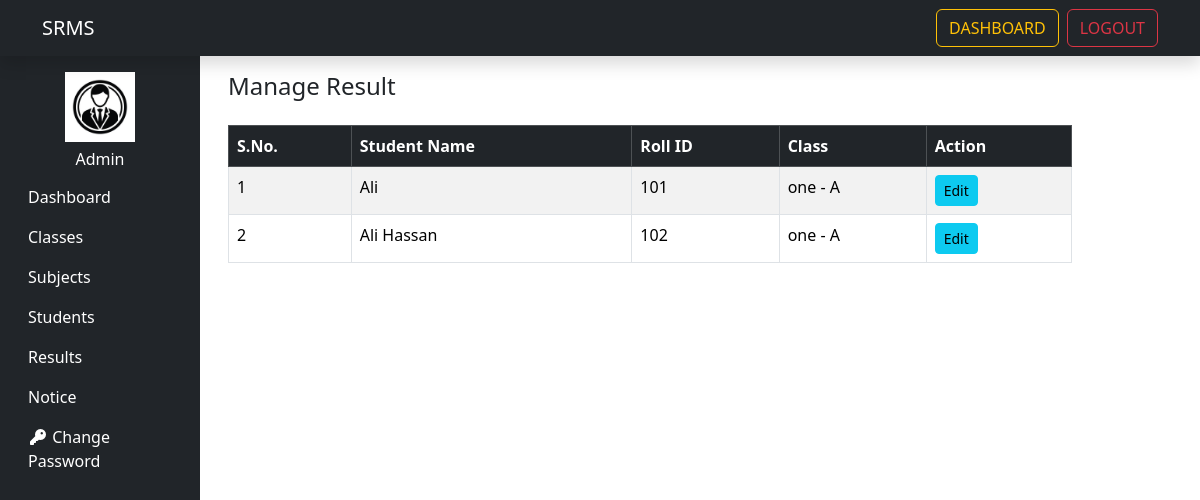
Page /manage_result/ (signed in) on the committed database.
### schoolresultsystem/models.py (models this page shows, shortened)
class Student(models.Model):
    Choices = (('Male', 'Male'), ('Female', 'Female'))
    name = models.CharField(max_length=50)
    roll_id = models.CharField(max_length=30)
    Email=models.EmailField(max_length=50)
    gender = models.CharField(max_length=10, choices=Choices)
    Date_of_birth = models.DateField()
    Student_class = models.ForeignKey(Class, on_delete=models.SET_NULL,null=True) # keep record if student_class is deleted
    Reg_date = models.DateField(auto_now_add=True)
    updation_date = models.DateTimeField(auto_now=True)
    Status = models.CharField(default=1)

class Class(models.Model):
    class_name = models.CharField(max_length=50)
    class_numeric = models.IntegerField()
    section = models.CharField(max_length=50)
    creation_date = models.DateTimeField(auto_now_add=True)
    updation_date = models.DateTimeField(auto_now=True)
    def __str__(self):
        return f"{self.class_name} - {self.section}"

### schoolresultsystem/views.py (the view)
# urls.py: path('manage_result/',manage_result,name='manage_result'),
@login_required
def manage_result(request):
    results = Result.objects.select_related('student','student_class').all()
    students = {}
    for res in results:
        stu_id = res.student.id
        if stu_id not in students:
            students[stu_id] = {'student': res.student,'class': res.student_class,}
    context = {'results': students.values()}
    return render(request, 'Admin/Results/manage_result.html', context)

### schoolresultsystem/templates/Admin/Results/manage_result.html (shortened to what this page needs)
{% extends 'admin_base.html' %}
{% load static %}
{% block content %}
<div class="container">
    <h4 class="mb-4">Manage Result</h4>
    <table class="table table-bordered table-striped">
        <thead class="table-dark">
            <tr>
                <th>S.No.</th>
                <th>Student Name</th>
                <th>Roll ID</th>
                <th>Class</th>
                <th>Action</th>
            </tr>
        </thead>
        <tbody>
        {% for s in results %}
            <tr>
                <td>{{ forloop.counter }}</td>
                <td>{{ s.student.name }}</td>
                <td>{{ s.student.roll_id }}</td>
                <td>{{ s.class }}</td>
                <td>
                    <a href="{% url 'edit_result' s.student.id %}"
                       class="btn btn-info btn-sm">
                        Edit
                    </a>
                </td>
            </tr>
        {% empty %}
            <tr>
                <td colspan="5" class="text-center">
                    No Result Found
                </td>
            </tr>
        {% endfor %}
        </tbody>
    </table>
</div>
{% endblock %}

### rows in the picture
Student: student.name "Ali", student.roll_id "101", class "one - A"
Student: student.name "Ali Hassan", student.roll_id "102", class "one - A"
